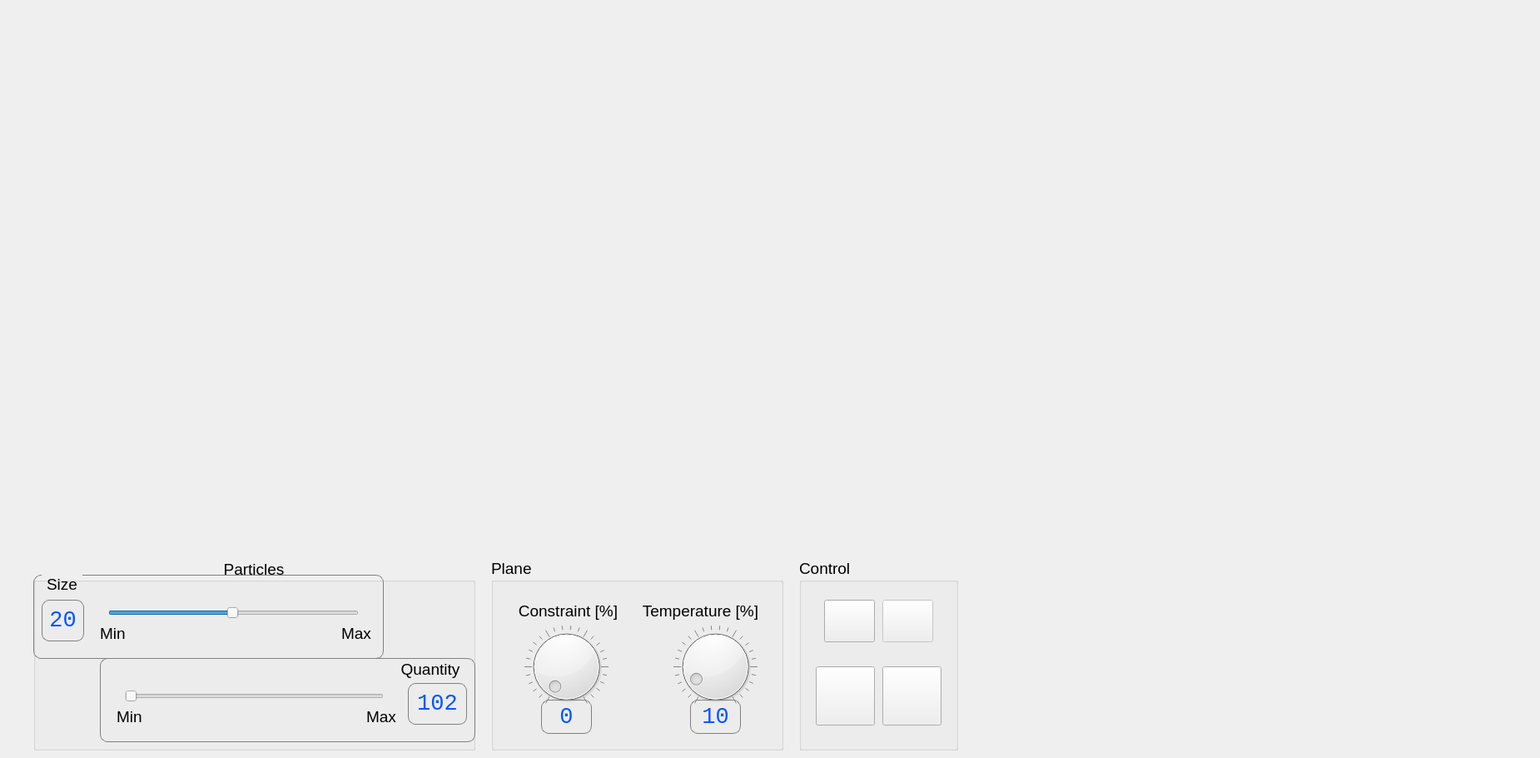
    <widget class="QWidget" name="tab_0">
     <property name="autoFillBackground">
      <bool>true</bool>
     </property>
     <attribute name="title">
      <string>Simulation</string>
     </attribute>
     <widget class="QGroupBox" name="groupBoxPlaneSwttingsTab0">
      <property name="geometry">
       <rect>
        <x>590</x>
        <y>670</y>
        <width>351</width>
        <height>231</height>
       </rect>
      </property>
      <property name="font">
       <font>
        <pointsize>14</pointsize>
       </font>
      </property>
      <property name="title">
       <string>Plane</string>
      </property>
      <property name="flat">
       <bool>false</bool>
      </property>
      <widget class="QGroupBox" name="groupBoxConstraintTab0">
       <property name="geometry">
        <rect>
         <x>0</x>
         <y>50</y>
         <width>181</width>
         <height>171</height>
        </rect>
       </property>
       <property name="font">
        <font>
         <pointsize>14</pointsize>
        </font>
       </property>
       <property name="styleSheet">
        <string notr="true">QGroupBox {
    border: gray;   
}

</string>
       </property>
       <property name="title">
        <string>Constraint [%]</string>
       </property>
       <property name="alignment">
        <set>Qt::AlignCenter</set>
       </property>
       <widget class="QDial" name="planeSizeDialTab0">
        <property name="geometry">
         <rect>
          <x>40</x>
          <y>30</y>
          <width>101</width>
          <height>101</height>
         </rect>
        </property>
        <property name="font">
         <font>
          <pointsize>14</pointsize>
         </font>
        </property>
        <property name="styleSheet">
         <string notr="true"/>
        </property>
        <property name="maximum">
         <number>100</number>
        </property>
        <property name="sliderPosition">
         <number>0</number>
        </property>
        <property name="tracking">
         <bool>true</bool>
        </property>
        <property name="orientation">
         <enum>Qt::Horizontal</enum>
        </property>
        <property name="invertedAppearance">
         <bool>false</bool>
        </property>
        <property name="invertedControls">
         <bool>false</bool>
        </property>
        <property name="wrapping">
         <bool>false</bool>
        </property>
        <property name="notchesVisible">
         <bool>true</bool>
        </property>
       </widget>
       <widget class="QLabel" name="constraintLabelTab0">
        <property name="geometry">
         <rect>
          <x>60</x>
          <y>120</y>
          <width>61</width>
          <height>41</height>
         </rect>
        </property>
        <property name="palette">
         <palette>
          <active>
           <colorrole role="WindowText">
            <brush brushstyle="SolidPattern">
             <color alpha="255">
              <red>0</red>
              <green>85</green>
              <blue>255</blue>
             </color>
            </brush>
           </colorrole>
          </active>
          <inactive>
           <colorrole role="WindowText">
            <brush brushstyle="SolidPattern">
             <color alpha="255">
              <red>0</red>
              <green>85</green>
              <blue>255</blue>
             </color>
            </brush>
           </colorrole>
          </inactive>
          <disabled>
           <colorrole role="WindowText">
            <brush brushstyle="SolidPattern">
             <color alpha="255">
              <red>120</red>
              <green>120</green>
              <blue>120</blue>
             </color>
            </brush>
           </colorrole>
          </disabled>
         </palette>
        </property>
        <property name="font">
         <font>
          <family>Liberation Mono</family>
          <pointsize>20</pointsize>
         </font>
        </property>
        <property name="styleSheet">
         <string notr="true">border: 1px solid gray;
border-radius: 9px;
margin-top: 0.5em;</string>
        </property>
        <property name="text">
         <string>0</string>
        </property>
        <property name="alignment">
         <set>Qt::AlignCenter</set>
        </property>
       </widget>
      </widget>
      <widget class="QGroupBox" name="groupBoxTemperatureTab0">
       <property name="geometry">
        <rect>
         <x>179</x>
         <y>50</y>
         <width>171</width>
         <height>171</height>
        </rect>
       </property>
       <property name="font">
        <font>
         <pointsize>14</pointsize>
        </font>
       </property>
       <property name="styleSheet">
        <string notr="true">QGroupBox {
    border: gray;   
}</string>
       </property>
       <property name="title">
        <string>Temperature [%]</string>
       </property>
       <widget class="QDial" name="temperatureDialTab0">
        <property name="geometry">
         <rect>
          <x>40</x>
          <y>30</y>
          <width>101</width>
          <height>101</height>
         </rect>
        </property>
        <property name="cursor">
         <cursorShape>ArrowCursor</cursorShape>
        </property>
        <property name="styleSheet">
         <string notr="true"/>
        </property>
        <property name="minimum">
         <number>1</number>
        </property>
        <property name="maximum">
         <number>100</number>
        </property>
        <property name="sliderPosition">
         <number>10</number>
        </property>
        <property name="invertedAppearance">
         <bool>false</bool>
        </property>
        <property name="invertedControls">
         <bool>false</bool>
        </property>
        <property name="wrapping">
         <bool>false</bool>
        </property>
        <property name="notchesVisible">
         <bool>true</bool>
        </property>
       </widget>
       <widget class="QLabel" name="temperatureLabelTab0">
        <property name="geometry">
         <rect>
          <x>60</x>
          <y>120</y>
          <width>61</width>
          <height>41</height>
         </rect>
        </property>
        <property name="palette">
         <palette>
          <active>
           <colorrole role="WindowText">
            <brush brushstyle="SolidPattern">
             <color alpha="255">
              <red>0</red>
              <green>85</green>
              <blue>255</blue>
             </color>
            </brush>
           </colorrole>
          </active>
          <inactive>
           <colorrole role="WindowText">
            <brush brushstyle="SolidPattern">
             <color alpha="255">
              <red>0</red>
              <green>85</green>
              <blue>255</blue>
             </color>
            </brush>
           </colorrole>
          </inactive>
          <disabled>
           <colorrole role="WindowText">
            <brush brushstyle="SolidPattern">
             <color alpha="255">
              <red>120</red>
              <green>120</green>
              <blue>120</blue>
             </color>
            </brush>
           </colorrole>
          </disabled>
         </palette>
        </property>
        <property name="font">
         <font>
          <family>Liberation Mono</family>
          <pointsize>20</pointsize>
         </font>
        </property>
        <property name="styleSheet">
         <string notr="true">border: 1px solid gray;
border-radius: 9px;
margin-top: 0.5em;</string>
        </property>
        <property name="text">
         <string>10</string>
        </property>
        <property name="alignment">
         <set>Qt::AlignCenter</set>
        </property>
       </widget>
      </widget>
     </widget>
     <widget class="QWidget" name="horizontalLayoutWidget">
      <property name="geometry">
       <rect>
        <x>1590</x>
        <y>320</y>
        <width>251</width>
        <height>281</height>
       </rect>
      </property>
      <layout class="QHBoxLayout" name="pressureGaugeHorizontalLayoutTab0"/>
     </widget>
     <widget class="QWidget" name="horizontalLayoutWidget_3">
      <property name="geometry">
       <rect>
        <x>1190</x>
        <y>20</y>
        <width>651</width>
        <height>281</height>
       </rect>
      </property>
      <layout class="QHBoxLayout" name="velocityBarChartTab0"/>
     </widget>
     <widget class="QWidget" name="horizontalLayoutWidget_4">
      <property name="geometry">
       <rect>
        <x>1190</x>
        <y>320</y>
        <width>401</width>
        <height>281</height>
       </rect>
      </property>
      <layout class="QHBoxLayout" name="kineticEnergyBarChartTab0"/>
     </widget>
     <widget class="QWidget" name="horizontalLayoutWidget_7">
      <property name="geometry">
       <rect>
        <x>40</x>
        <y>20</y>
        <width>1111</width>
        <height>641</height>
       </rect>
      </property>
      <layout class="QHBoxLayout" name="particlesFrameTab0"/>
     </widget>
     <widget class="QWidget" name="horizontalLayoutWidget_10">
      <property name="geometry">
       <rect>
        <x>1190</x>
        <y>620</y>
        <width>651</width>
        <height>281</height>
       </rect>
      </property>
      <layout class="QHBoxLayout" name="velocityDistributionHistogram1DTab0"/>
     </widget>
     <widget class="QGroupBox" name="groupBoxParticlesSettingsTab0">
      <property name="geometry">
       <rect>
        <x>40</x>
        <y>670</y>
        <width>531</width>
        <height>231</height>
       </rect>
      </property>
      <property name="font">
       <font>
        <pointsize>14</pointsize>
       </font>
      </property>
      <property name="autoFillBackground">
       <bool>false</bool>
      </property>
      <property name="title">
       <string>Particles</string>
      </property>
      <property name="alignment">
       <set>Qt::AlignCenter</set>
      </property>
      <property name="flat">
       <bool>false</bool>
      </property>
      <widget class="QGroupBox" name="groupBoxParticleSizeTab0">
       <property name="geometry">
        <rect>
         <x>0</x>
         <y>20</y>
         <width>421</width>
         <height>101</height>
        </rect>
       </property>
       <property name="palette">
        <palette>
         <active>
          <colorrole role="Base">
           <brush brushstyle="SolidPattern">
            <color alpha="255">
             <red>255</red>
             <green>255</green>
             <blue>255</blue>
            </color>
           </brush>
          </colorrole>
          <colorrole role="Window">
           <brush brushstyle="SolidPattern">
            <color alpha="255">
             <red>240</red>
             <green>240</green>
             <blue>240</blue>
            </color>
           </brush>
          </colorrole>
         </active>
         <inactive>
          <colorrole role="Base">
           <brush brushstyle="SolidPattern">
            <color alpha="255">
             <red>255</red>
             <green>255</green>
             <blue>255</blue>
            </color>
           </brush>
          </colorrole>
          <colorrole role="Window">
           <brush brushstyle="SolidPattern">
            <color alpha="255">
             <red>240</red>
             <green>240</green>
             <blue>240</blue>
            </color>
           </brush>
          </colorrole>
         </inactive>
         <disabled>
          <colorrole role="Base">
           <brush brushstyle="SolidPattern">
            <color alpha="255">
             <red>240</red>
             <green>240</green>
             <blue>240</blue>
            </color>
           </brush>
          </colorrole>
          <colorrole role="Window">
           <brush brushstyle="SolidPattern">
            <color alpha="255">
             <red>240</red>
             <green>240</green>
             <blue>240</blue>
            </color>
           </brush>
          </colorrole>
         </disabled>
        </palette>
       </property>
       <property name="font">
        <font>
         <pointsize>14</pointsize>
         <weight>50</weight>
         <bold>false</bold>
        </font>
       </property>
       <property name="autoFillBackground">
        <bool>false</bool>
       </property>
       <property name="styleSheet">
        <string notr="true">QGroupBox {
    border: 1px solid gray;
    border-radius: 9px;
    margin-top: 1.0em;
}

QGroupBox::title {
    subcontrol-origin: margin;
    left: 10px;
    padding: 0px 3px 0 3px;
}

</string>
       </property>
       <property name="title">
        <string>Size</string>
       </property>
       <property name="flat">
        <bool>false</bool>
       </property>
       <property name="checkable">
        <bool>false</bool>
       </property>
       <widget class="QSlider" name="sizeOfParticleSliderTab0">
        <property name="geometry">
         <rect>
          <x>90</x>
          <y>30</y>
          <width>301</width>
          <height>31</height>
         </rect>
        </property>
        <property name="font">
         <font>
          <pointsize>5</pointsize>
          <weight>50</weight>
          <bold>false</bold>
          <kerning>true</kerning>
         </font>
        </property>
        <property name="autoFillBackground">
         <bool>false</bool>
        </property>
        <property name="minimum">
         <number>1</number>
        </property>
        <property name="maximum">
         <number>100</number>
        </property>
        <property name="singleStep">
         <number>1</number>
        </property>
        <property name="value">
         <number>50</number>
        </property>
        <property name="orientation">
         <enum>Qt::Horizontal</enum>
        </property>
        <property name="invertedAppearance">
         <bool>false</bool>
        </property>
        <property name="invertedControls">
         <bool>false</bool>
        </property>
        <property name="tickPosition">
         <enum>QSlider::NoTicks</enum>
        </property>
       </widget>
       <widget class="QLabel" name="max3LabelTab0">
        <property name="geometry">
         <rect>
          <x>370</x>
          <y>60</y>
          <width>41</width>
          <height>21</height>
         </rect>
        </property>
        <property name="font">
         <font>
          <family>Arial</family>
          <pointsize>14</pointsize>
          <weight>50</weight>
          <bold>false</bold>
         </font>
        </property>
        <property name="text">
         <string>Max</string>
        </property>
       </widget>
       <widget class="QLabel" name="sizeOfParticlesInfoLabelTab0">
        <property name="geometry">
         <rect>
          <x>10</x>
          <y>30</y>
          <width>51</width>
          <height>50</height>
         </rect>
        </property>
        <property name="palette">
         <palette>
          <active>
           <colorrole role="WindowText">
            <brush brushstyle="SolidPattern">
             <color alpha="255">
              <red>0</red>
              <green>85</green>
              <blue>255</blue>
             </color>
            </brush>
           </colorrole>
          </active>
          <inactive>
           <colorrole role="WindowText">
            <brush brushstyle="SolidPattern">
             <color alpha="255">
              <red>0</red>
              <green>85</green>
              <blue>255</blue>
             </color>
            </brush>
           </colorrole>
          </inactive>
          <disabled>
           <colorrole role="WindowText">
            <brush brushstyle="SolidPattern">
             <color alpha="255">
              <red>120</red>
              <green>120</green>
              <blue>120</blue>
             </color>
            </brush>
           </colorrole>
          </disabled>
         </palette>
        </property>
        <property name="font">
         <font>
          <family>Liberation Mono</family>
          <pointsize>20</pointsize>
          <weight>50</weight>
          <bold>false</bold>
         </font>
        </property>
        <property name="styleSheet">
         <string notr="true">border: 1px solid gray;
border-radius: 9px;
margin-top: 0.5em;</string>
        </property>
        <property name="frameShape">
         <enum>QFrame::Panel</enum>
        </property>
        <property name="frameShadow">
         <enum>QFrame::Sunken</enum>
        </property>
        <property name="lineWidth">
         <number>2</number>
        </property>
        <property name="text">
         <string>20</string>
        </property>
        <property name="alignment">
         <set>Qt::AlignCenter</set>
        </property>
       </widget>
       <widget class="QLabel" name="min1LabelTab0">
        <property name="geometry">
         <rect>
          <x>80</x>
          <y>60</y>
          <width>41</width>
          <height>21</height>
         </rect>
        </property>
        <property name="font">
         <font>
          <family>Arial</family>
          <pointsize>14</pointsize>
          <weight>50</weight>
          <bold>false</bold>
         </font>
        </property>
        <property name="text">
         <string>Min</string>
        </property>
       </widget>
      </widget>
      <widget class="QGroupBox" name="groupBoxQuantityParticlesTab0">
       <property name="geometry">
        <rect>
         <x>80</x>
         <y>120</y>
         <width>451</width>
         <height>101</height>
        </rect>
       </property>
       <property name="font">
        <font>
         <pointsize>14</pointsize>
        </font>
       </property>
       <property name="styleSheet">
        <string notr="true">QGroupBox {
    border: 1px solid gray;
    border-radius: 9px;
    margin-top: 1.0em;
}

QGroupBox::title {
    subcontrol-origin: margin;
    subcontrol-position:right;
    right: 18px;
    top: -37px;
    padding: 0px 3px 0 3px;
}
</string>
       </property>
       <property name="title">
        <string>Quantity</string>
       </property>
       <property name="alignment">
        <set>Qt::AlignBottom|Qt::AlignRight|Qt::AlignTrailing</set>
       </property>
       <property name="flat">
        <bool>false</bool>
       </property>
       <property name="checkable">
        <bool>false</bool>
       </property>
       <property name="checked">
        <bool>false</bool>
       </property>
       <widget class="QSlider" name="numberOfParticlesSliderTab0">
        <property name="geometry">
         <rect>
          <x>30</x>
          <y>30</y>
          <width>311</width>
          <height>31</height>
         </rect>
        </property>
        <property name="minimum">
         <number>5</number>
        </property>
        <property name="maximum">
         <number>100</number>
        </property>
        <property name="singleStep">
         <number>1</number>
        </property>
        <property name="pageStep">
         <number>10</number>
        </property>
        <property name="value">
         <number>5</number>
        </property>
        <property name="orientation">
         <enum>Qt::Horizontal</enum>
        </property>
        <property name="invertedAppearance">
         <bool>false</bool>
        </property>
        <property name="invertedControls">
         <bool>false</bool>
        </property>
        <property name="tickPosition">
         <enum>QSlider::NoTicks</enum>
        </property>
       </widget>
       <widget class="QLabel" name="zero2LabelTab0">
        <property name="geometry">
         <rect>
          <x>20</x>
          <y>60</y>
          <width>31</width>
          <height>21</height>
         </rect>
        </property>
        <property name="font">
         <font>
          <family>Arial</family>
          <pointsize>14</pointsize>
         </font>
        </property>
        <property name="text">
         <string>Min</string>
        </property>
       </widget>
       <widget class="QLabel" name="numberOfParticlesLabelTab0">
        <property name="geometry">
         <rect>
          <x>370</x>
          <y>30</y>
          <width>71</width>
          <height>50</height>
         </rect>
        </property>
        <property name="palette">
         <palette>
          <active>
           <colorrole role="WindowText">
            <brush brushstyle="SolidPattern">
             <color alpha="255">
              <red>0</red>
              <green>85</green>
              <blue>255</blue>
             </color>
            </brush>
           </colorrole>
          </active>
          <inactive>
           <colorrole role="WindowText">
            <brush brushstyle="SolidPattern">
             <color alpha="255">
              <red>0</red>
              <green>85</green>
              <blue>255</blue>
             </color>
            </brush>
           </colorrole>
          </inactive>
          <disabled>
           <colorrole role="WindowText">
            <brush brushstyle="SolidPattern">
             <color alpha="255">
              <red>120</red>
              <green>120</green>
              <blue>120</blue>
             </color>
            </brush>
           </colorrole>
          </disabled>
         </palette>
        </property>
        <property name="font">
         <font>
          <family>Liberation Mono</family>
          <pointsize>20</pointsize>
          <weight>50</weight>
          <italic>false</italic>
          <bold>false</bold>
         </font>
        </property>
        <property name="styleSheet">
         <string notr="true">border: 1px solid gray;
border-radius: 9px;
margin-top: 0.5em;</string>
        </property>
        <property name="frameShape">
         <enum>QFrame::Panel</enum>
        </property>
        <property name="frameShadow">
         <enum>QFrame::Sunken</enum>
        </property>
        <property name="lineWidth">
         <number>2</number>
        </property>
        <property name="text">
         <string>102</string>
        </property>
        <property name="alignment">
         <set>Qt::AlignCenter</set>
        </property>
        <property name="wordWrap">
         <bool>false</bool>
        </property>
        <property name="openExternalLinks">
         <bool>false</bool>
        </property>
       </widget>
       <widget class="QLabel" name="max2LabelTab0">
        <property name="geometry">
         <rect>
          <x>320</x>
          <y>60</y>
          <width>41</width>
          <height>21</height>
         </rect>
        </property>
        <property name="font">
         <font>
          <family>Arial</family>
          <pointsize>14</pointsize>
         </font>
        </property>
        <property name="text">
         <string>Max</string>
        </property>
       </widget>
      </widget>
     </widget>
     <widget class="QGroupBox" name="groupBoxControlTab0">
      <property name="geometry">
       <rect>
        <x>960</x>
        <y>670</y>
        <width>191</width>
        <height>231</height>
       </rect>
      </property>
      <property name="font">
       <font>
        <pointsize>14</pointsize>
       </font>
      </property>
      <property name="title">
       <string>Control</string>
      </property>
      <widget class="QPushButton" name="trackingOffButtonTab0">
       <property name="geometry">
        <rect>
         <x>20</x>
         <y>130</y>
         <width>71</width>
         <height>71</height>
        </rect>
       </property>
       <property name="font">
        <font>
         <pointsize>12</pointsize>
        </font>
       </property>
       <property name="toolTip">
        <string>Stop particle tracking</string>
       </property>
       <property name="autoFillBackground">
        <bool>false</bool>
       </property>
       <property name="text">
        <string/>
       </property>
       <property name="icon">
        <iconset resource="graphics.qrc">
         <normaloff>:/new/icons/images/tracking_off.png</normaloff>:/new/icons/images/tracking_off.png</iconset>
       </property>
       <property name="iconSize">
        <size>
         <width>65</width>
         <height>65</height>
        </size>
       </property>
       <property name="checkable">
        <bool>false</bool>
       </property>
       <property name="flat">
        <bool>false</bool>
       </property>
      </widget>
      <widget class="QPushButton" name="trackingOnButtonTab0">
       <property name="geometry">
        <rect>
         <x>100</x>
         <y>130</y>
         <width>71</width>
         <height>71</height>
        </rect>
       </property>
       <property name="font">
        <font>
         <pointsize>12</pointsize>
        </font>
       </property>
       <property name="toolTip">
        <string>Start particle tracking</string>
       </property>
       <property name="autoFillBackground">
        <bool>false</bool>
       </property>
       <property name="text">
        <string/>
       </property>
       <property name="icon">
        <iconset resource="graphics.qrc">
         <normaloff>:/new/icons/images/tracking_on.png</normaloff>:/new/icons/images/tracking_on.png</iconset>
       </property>
       <property name="iconSize">
        <size>
         <width>65</width>
         <height>65</height>
        </size>
       </property>
       <property name="autoDefault">
        <bool>false</bool>
       </property>
       <property name="default">
        <bool>false</bool>
       </property>
       <property name="flat">
        <bool>false</bool>
       </property>
      </widget>
      <widget class="QPushButton" name="pauseButtonTab0">
       <property name="geometry">
        <rect>
         <x>30</x>
         <y>50</y>
         <width>61</width>
         <height>51</height>
        </rect>
       </property>
       <property name="font">
        <font>
         <pointsize>14</pointsize>
        </font>
       </property>
       <property name="text">
        <string/>
       </property>
       <property name="icon">
        <iconset resource="graphics.qrc">
         <normaloff>:/new/icons/images/stop.png</normaloff>:/new/icons/images/stop.png</iconset>
       </property>
       <property name="iconSize">
        <size>
         <width>32</width>
         <height>32</height>
        </size>
       </property>
      </widget>
      <widget class="QPushButton" name="runButtonTab0">
       <property name="enabled">
        <bool>false</bool>
       </property>
       <property name="geometry">
        <rect>
         <x>100</x>
         <y>50</y>
         <width>61</width>
         <height>51</height>
        </rect>
       </property>
       <property name="font">
        <font>
         <pointsize>14</pointsize>
        </font>
       </property>
       <property name="text">
        <string/>
       </property>
       <property name="icon">
        <iconset resource="graphics.qrc">
         <normaloff>:/new/icons/images/play.png</normaloff>:/new/icons/images/play.png</iconset>
       </property>
       <property name="iconSize">
        <size>
         <width>32</width>
         <height>32</height>
        </size>
       </property>
      </widget>
     </widget>
    </widget>
